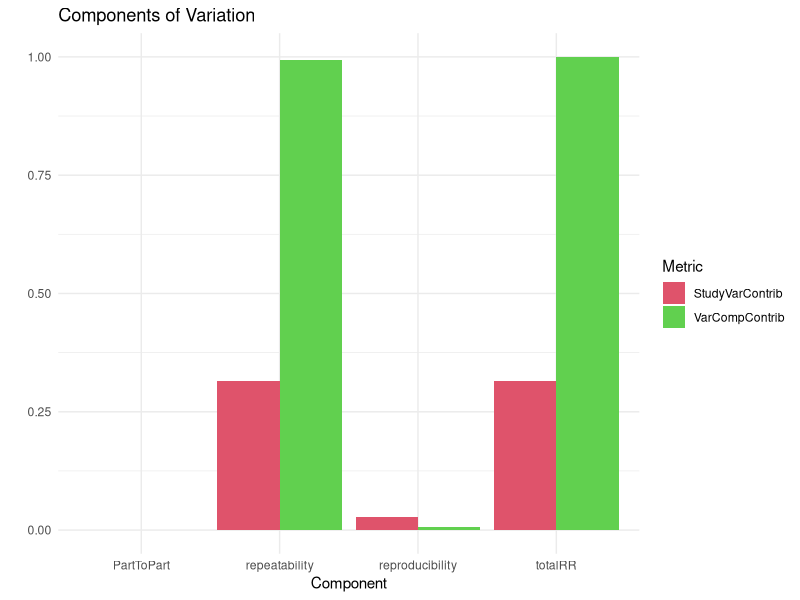
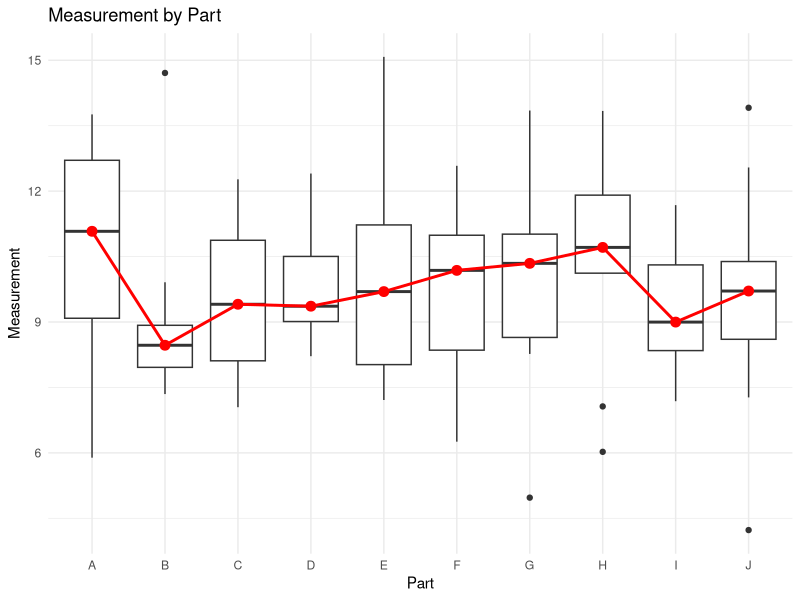
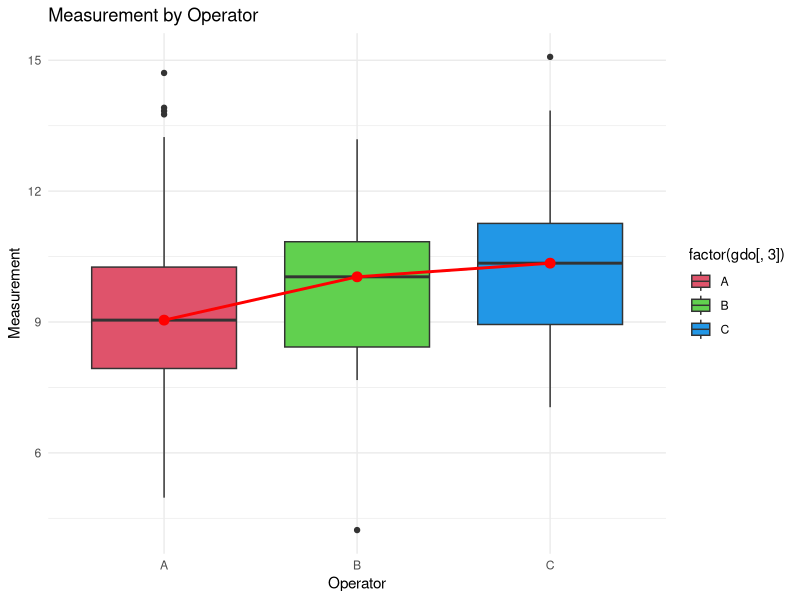
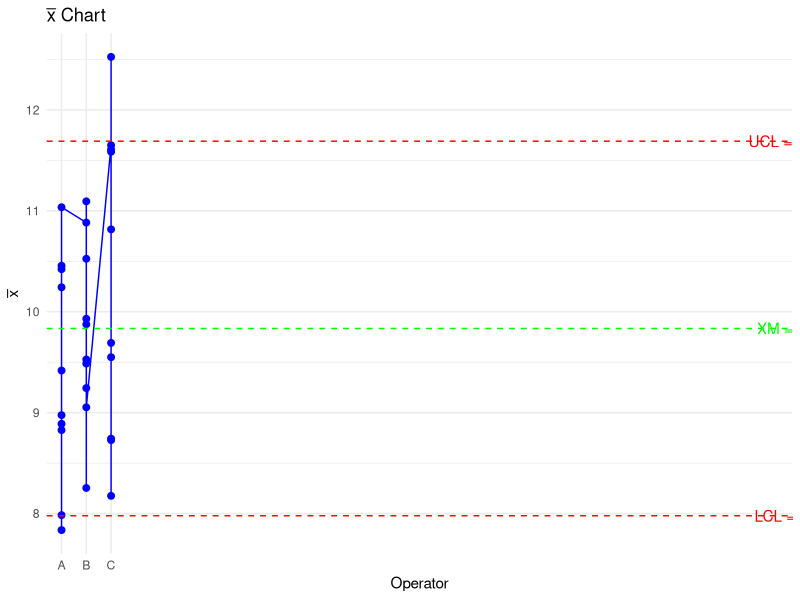

The R script that drew these images, in order:

library(R6)
.c4 = function(n) {
  if (n > 1 && n < 342)
    sqrt(2/(n - 1)) * (factorial(n/2 - 1)/factorial((n - 1)/2 - 1))
  else stop("n needs to be bigger than 1 and smaller than 342")
}
# Definición de la clase gageRR
gageRR <- R6Class("gageRR",
                  public = list(
                    X = NULL,
                    ANOVA = NULL,
                    RedANOVA = NULL,
                    method = NULL,
                    Estimates = NULL,
                    Varcomp = NULL,
                    Sigma = NULL,
                    GageName = NULL,
                    GageTolerance = NULL,
                    DateOfStudy = NULL,
                    PersonResponsible = NULL,
                    Comments = NULL,
                    b = NULL,
                    a = NULL,
                    y = NULL,
                    facNames = NULL,
                    numO = NULL,
                    numP = NULL,
                    numM = NULL,
                    initialize = function(X, ANOVA = NULL, RedANOVA = NULL, method = NULL, Estimates = NULL, Varcomp = NULL,
                                                                Sigma = NULL, GageName = NULL, GageTolerance = NULL, DateOfStudy = NULL,
                                                                PersonResponsible = NULL, Comments = NULL, b = NULL, a = NULL, y = NULL,
                                                                facNames = NULL, numO = NULL, numP = NULL, numM = NULL) {
                      self$X <- X
                      self$ANOVA <- ANOVA
                      self$RedANOVA <- RedANOVA
                      self$method <- method
                      self$Estimates <- Estimates
                      self$Varcomp <- Varcomp
                      self$Sigma <- Sigma
                      self$GageName <- GageName
                      self$GageTolerance <- GageTolerance
                      self$DateOfStudy <- DateOfStudy
                      self$PersonResponsible <- PersonResponsible
                      self$Comments <- Comments
                      self$b <- b
                      self$a <- a
                      self$y <- y
                      self$facNames <- facNames
                      self$numO <- numO
                      self$numP <- numP
                      self$numM <- numM
                    },
    show = function() {
      print(as.data.frame(self$X))
    },
    subset = function(i, j) {
      return(self$X[i, j])
    },
    summary = function() {
      if (all(is.na(self$X$Measurement))) {
        cat("Gage R&R Summary\n")
        cat("-----------------\n")
        cat("Method: ", self$method, "\n")
        cat("Sigma: ", self$Sigma, "\n")
        cat("Gage Name: ", self$GageName, "\n")
        cat("Gage Tolerance: ", self$GageTolerance, "\n")
        cat("Date of Study: ", self$DateOfStudy, "\n")
        cat("Person Responsible: ", self$PersonResponsible, "\n")
        cat("Comments: ", self$Comments, "\n")
        cat("Operators: ", self$numO, "\n")
        cat("Parts: ", self$numP, "\n")
        cat("Measurements per Part: ", self$numM, "\n")
      } else {
        cat("\n")
        cat("Operators:\t", self$numO, "\tParts:\t", self$numP, "\n")
        cat("Measurements:\t", self$numM, "\tTotal:\t", nrow(self$X), "\n")
        cat("----------\n")
      }
      return(invisible(self))
    },
    response = function() {
      return(self$X$Measurement)
    },
    replace_response = function(value) {
      self$X$Measurement = value
      return(self)
    },
    names = function() {
      return(names(as.data.frame(self)))
    },
    as_data_frame = function() {
      return(as.data.frame(self))
    },
    get_tolerance = function() {
      return(unlist(self$GageTolerance))
    },
    set_tolerance = function(value) {
      if (!is.numeric(value))
        stop("GageTolerance needs to be numeric")
      self$GageTolerance = value
      return(self)
    },
    get_sigma = function() {
      return(unlist(self$Sigma))
    },
    set_sigma = function(value) {
      if (!is.numeric(value))
        stop("Sigma needs to be numeric")
      self$Sigma = value
      return(self)
    }
                  )
)

.aip = function(x.factor, trace.factor, response, fun = mean, type = c("l", "p", "b"), legend = FALSE, trace.label = deparse(substitute(trace.factor)),
                fixed = FALSE, xlab = deparse(substitute(x.factor)), ylab = ylabel, ylim = range(cellNew, na.rm = TRUE), lty = nc:1, col = 1, pch = c(1L:9, 0, letters),
                xpd = NULL, leg.bg = par("bg"), leg.bty = "o", xtick = FALSE, xaxt = par("xaxt"), axes = TRUE, title = "", ...) {
  ylabel <- paste(deparse(substitute(fun)), "of ", deparse(substitute(response)))
  type <- match.arg(type)
  cellNew <- tapply(response, list(x.factor, trace.factor), fun)
  nr <- nrow(cellNew)
  nc <- ncol(cellNew)
  xvals <- 1L:nr
  if (is.ordered(x.factor)) {
    wn <- getOption("warn")
    options(warn = -1)
    xnm <- as.numeric(levels(x.factor))
    options(warn = wn)
    if (!any(is.na(xnm)))
      xvals <- xnm
  }
  xlabs <- rownames(cellNew)
  ylabs <- colnames(cellNew)
  nch <- max(sapply(ylabs, nchar, type = "width"))
  if (is.null(xlabs))
    xlabs <- as.character(xvals)
  if (is.null(ylabs))
    ylabs <- as.character(1L:nc)
  xlim <- range(xvals)
  xleg <- xlim[2L] + 0.05 * diff(xlim)
  xlim <- xlim + c(-0.2/nr, if (legend) 0.2 + 0.02 * nch else 0.2/nr) * diff(xlim)
  matplot(xvals, cellNew, ..., type = type, xlim = xlim, ylim = ylim, xlab = xlab, ylab = ylab, axes = axes, xaxt = "n", col = col, lty = lty, pch = pch)
  if (axes && xaxt != "n") {
    axisInt <- function(x, main, sub, lwd, bg, log, asp, ...) axis(1, x, ...)
    mgp. <- par("mgp")
    if (!xtick)
      mgp.[2L] <- 0
    axisInt(1, at = xvals, labels = xlabs, tick = xtick, mgp = mgp., xaxt = xaxt, ...)
  }
  if (legend) {
    legend("topright", legend = ylabs, title = title, col = col, pch = if (type %in% c("p", "b"))
      pch, lty = if (type %in% c("l", "b"))
        lty, bty = leg.bty, bg = leg.bg, inset = 0.02)
  }
  legend("topright", legend = ylabs, title = title, col = col, pch = if (type %in% c("p", "b"))
    pch, lty = if (type %in% c("l", "b"))
      lty, bty = leg.bty, bg = leg.bg, inset = c(-0.2, 0), xpd = TRUE)
  invisible()
}

gageRRDesign = function(Operators = 3, Parts = 10, Measurements = 3, method = "crossed", sigma = 6, randomize = TRUE) {
  # Validación de argumentos
  if (!is.numeric(sigma))
    stop("sigma needs to be numeric")
  if (method != "nested" && method != "crossed")
    stop("Unknown method specified. Use 'method = nested' or 'method = crossed'.")
  Measurements <- as.integer(Measurements)
  if (!is.numeric(Measurements) || Measurements <= 0)
    stop("Number of Measurements per Part must be a positive integer.")

  #method <- method  # Redundante, ya que se asigna como argumento

  opvec <- factor()
  partvec <- factor()
  #yName <- aName <- bName <- abName <- NA

  yName <- "Measurement"
  aName <- "Operator"
  bName <- "Part"
  abName <- "Operator:Part"

  Operators <- unique(Operators)
  Parts <- unique(Parts)

  if (is.numeric(Operators))
    opvec <- factor(LETTERS[1:Operators[1]])
  if (is.character(Operators))
    opvec <- factor(Operators)

  if (length(unique(opvec)) > 26)
    stop("Too many Operators!")
  if (length(unique(opvec)) < 2)
    stop("Not enough Operators")

  if (is.numeric(Parts))
    partvec <- factor(LETTERS[1:Parts[1]])
  if (is.character(Parts))
    partvec <- factor(Parts)

  if (length(unique(partvec)) > 26)
    stop("Too many Parts!")
  if (length(unique(partvec)) < 2)
    stop("Too few Parts")

  Measurement <- rep(NA, (length(opvec) * length(partvec) * Measurements))
  outFrame <- data.frame()

  if (method == "crossed") {
    temp <- expand.grid(opvec, partvec)
    o <- rep(temp[, 1], Measurements)
    p <- rep(temp[, 2], Measurements)
  } else {
    p <- rep(sort(rep(partvec, length(opvec))), Measurements)
    o <- (rep(opvec, length(Measurement) / length(opvec)))
    p <- p[order(o,p)]
    o <- o[order(o,p)]
  }

  if (randomize)
    outFrame <- data.frame(StandardOrder = 1:length(Measurement), RunOrder = sample(1:length(Measurement), length(Measurement)), Operator = factor(o), Part = factor(p), Measurement)
  else
    outFrame <- data.frame(StandardOrder = 1:length(Measurement), RunOrder = 1:length(Measurement), Operator = factor(o), Part = factor(p), Measurement)

  outFrame <- outFrame[order(outFrame$RunOrder), ]

  gageRRObj <- gageRR$new(
    X = outFrame,
    ANOVA = NULL,  # Proporcionar un valor predeterminado
    RedANOVA = NULL,  # Proporcionar un valor predeterminado
    method = method,
    Estimates = NULL,  # Proporcionar un valor predeterminado
    Varcomp = NULL,  # Proporcionar un valor predeterminado
    Sigma = sigma,
    GageName = NULL,  # Proporcionar un valor predeterminado
    GageTolerance = NULL,  # Proporcionar un valor predeterminado
    DateOfStudy = Sys.Date(),  # Proporcionar un valor predeterminado
    PersonResponsible = NULL,  # Proporcionar un valor predeterminado
    Comments = NULL,  # Proporcionar un valor predeterminado
    b = factor(p),
    a = factor(o),
    y = as.numeric(Measurement),
    facNames = c(yName, aName, bName, abName),
    numO = length(unique(opvec)),  # Número de operadores
    numP = length(unique(partvec)),  # Número de partes
    numM = Measurements  # Número de mediciones
  )

  return(gageRRObj)
}

gageRR_ = function(gdo, method = "crossed", sigma = 6, alpha = 0.25, DM = NULL, HM = NULL, tolerance = NULL, dig = 3, ...) {
  method <- method

  yName <- "Measurement"
  aName <- "Operator"
  bName <- "Part"

  abName <- if(method == "crossed") paste(aName, ":", bName, sep = "")
  else if(method == "nested") paste(bName, "(", aName, ")", sep = "")
  else NA

  bTobName <- paste(bName, "to", bName, sep = " ")

  if (is.null(tolerance)) tolerance <- gdo$get_tolerance()

  y <- gdo$X[[yName]]
  a <- gdo$X[[aName]]
  b <- gdo$X[[bName]]

  nestedFormula <- as.formula(paste(yName, "~", aName, "/", bName))
  crossedFormula <- as.formula(paste(yName, "~", aName, "*", bName))
  reducedFormula <- as.formula(paste(yName, "~", aName, "+", bName))

  if (method == "nested") {
    numA <- nlevels(a)
    numB <- nlevels(b)
    numMPP <- length(y) / (numB * numA)

    gdo$numO <- numA
    gdo$numP <- numB
    gdo$numM <- numMPP

    fit <- aov(nestedFormula, data = gdo$X)
    meanSq <- anova(fit)[, 3]

    gdo$ANOVA <- fit
    gdo$method <- "nested"

    MSa <- meanSq[1]
    MSab <- meanSq[2]
    MSe <- meanSq[3]

    Cerror <- MSe
    Cb <- (MSab - MSe) / numMPP
    Ca <- (MSa - MSab) / (numB * numMPP)

    if (Ca <= 0) Ca <- 0
    if (Cb <= 0) Cb <- 0

    Cab <- 0
    totalRR <- Ca + Cab + Cerror
    repeatability <- Cerror
    reproducibility <- Ca
    bTob <- Cb
    totalVar <- Cb + Ca + Cab + Cerror

    estimates <- list(Cb = Cb, Ca = Ca, Cab = Cab, Cerror = Cerror)
    varcomp <- list(totalRR = totalRR, repeatability = repeatability, reproducibility = reproducibility, bTob = bTob, totalVar = totalVar)

    gdo$Estimates <- estimates
    gdo$Varcomp <- varcomp
  }

  if (method == "crossed") {
    numA <- nlevels(a)
    numB <- nlevels(b)
    numMPP <- length(a) / (numA * numB)

    gdo$numO <- numA
    gdo$numP <- numB
    gdo$numM <- numMPP

    fit <- aov(crossedFormula, data = gdo$X)
    model <- anova(fit)

    gdo$ANOVA <- fit
    gdo$method <- "crossed"

    MSb <- MSa <- MSab <- MSe <- 0

    if (bName %in% row.names(model)) MSb <- model[bName, "Mean Sq"]
    else warning(paste("missing factor", bName, "in model"))

    if (aName %in% row.names(model)) MSa <- model[aName, "Mean Sq"]
    else warning(paste("missing factor", aName, "in model"))

    if (abName %in% row.names(model)) MSab <- model[abName, "Mean Sq"]
    else warning(paste("missing interaction", abName, "in model"))

    if ("Residuals" %in% row.names(model)) MSe <- model["Residuals", "Mean Sq"]
    else warning("missing Residuals in model")

    Cb <- Ca <- Cab <- Cerror <- 0

    Cb <- (MSb - MSab) / (numA * numMPP)
    Ca <- (MSa - MSab) / (numB * numMPP)
    Cab <- (MSab - MSe) / numMPP
    Cerror <- (MSe)

    gdo$RedANOVA <- gdo$ANOVA

    if ((Cab < 0) || (model[abName, "Pr(>F)"] >= alpha)) {
      redFit <- aov(reducedFormula, data = gdo$X)
      model <- anova(redFit)

      MSb <- MSa <- MSab <- MSe <- 0

      if (bName %in% row.names(model)) MSb <- model[bName, "Mean Sq"]
      else warning(paste("missing factor", bName, "in model"))

      if (aName %in% row.names(model)) MSa <- model[aName, "Mean Sq"]
      else warning(paste("missing factor", aName, "in model"))

      if ("Residuals" %in% row.names(model)) MSe <- model["Residuals", "Mean Sq"]
      else warning("missing Residuals in model")

      Cb <- Ca <- Cab <- Cerror <- 0

      Cb <- (MSb - MSe) / (numA * numMPP)
      Ca <- (MSa - MSe) / (numB * numMPP)
      Cab <- 0
      Cerror <- (MSe)

      gdo$RedANOVA <- redFit
    }

    gdo$method <- "crossed"
    Ca <- max(0, Ca)
    Cb <- max(0, Cb)
    Cab <- max(0, Cab)

    totalRR <- Ca + Cab + Cerror
    repeatability <- Cerror
    reproducibility <- Ca + Cab
    bTob <- max(0, Cb)
    totalVar <- Cb + Ca + Cab + Cerror

    estimates <- list(Cb = Cb, Ca = Ca, Cab = Cab, Cerror = Cerror)
    varcomp <- list(totalRR = totalRR, repeatability = repeatability, reproducibility = reproducibility, a = Ca, a_b = Cab, bTob = bTob, totalVar = totalVar)

    gdo$Estimates <- estimates
    gdo$Varcomp <- varcomp
  }

  cat("\n")
  cat(paste("AnOVa Table - ", gdo$method, "Design\n"))
  print(summary(gdo$ANOVA))
  cat("\n")
  cat("----------\n")

  if (!identical(gdo$RedANOVA, gdo$ANOVA) && gdo$method == "crossed") {
    cat(paste("AnOVa Table Without Interaction - ", gdo$method, "Design\n"))
    print(summary(gdo$RedANOVA))
    cat("\n")
    cat("----------\n")
  }

  Source <- names(gdo$Varcomp)
  Source[Source == "repeatability"] <- " repeatability"
  Source[Source == "reproducibility"] <- " reproducibility"
  Source[Source == "a_b"] <- paste("  ", abName)
  Source[Source == "a"] <- paste("  ", aName)
  Source[Source == "bTob"] <- bTobName

  VarComp <- round(as.numeric(gdo$Varcomp[c(1:length(gdo$Varcomp))]), 3)
  Contribution <- round(as.numeric(gdo$Varcomp[c(1:length(gdo$Varcomp))]) / as.numeric(gdo$Varcomp[length(gdo$Varcomp)]), 3)
  VarComp <- t(data.frame(gdo$Varcomp))
  VarCompContrib <- VarComp / gdo$Varcomp$totalVar
  Stdev <- sqrt(VarComp)
  StudyVar <- Stdev * gdo$Sigma
  StudyVarContrib <- StudyVar / StudyVar["totalVar", ]
  SNR <- 1
  ptRatio <- NULL
  temp <- NULL

  if ((length(gdo$GageTolerance) > 0) && (gdo$GageTolerance > 0)) {
    ptRatio <- StudyVar / gdo$GageTolerance
    temp <- data.frame(VarComp, VarCompContrib, Stdev, StudyVar, StudyVarContrib, ptRatio)
    names(temp)[6] <- c("P/T Ratio")
    row.names(temp) <- c(Source)
  } else {
    temp <- data.frame(VarComp, VarCompContrib, Stdev, StudyVar, StudyVarContrib)
    row.names(temp) <- c(Source)
  }

  cat("\n")
  cat("Gage R&R\n")
  tempout <- temp
  print(format(tempout, digits = dig))
  cat("\n")
  cat("---\n")
  cat(" * Contrib equals Contribution in %\n")

  SNRTemp <- sqrt(2) * (temp[bTobName, "Stdev"] / temp["totalRR", "Stdev"])
  if (SNRTemp > 1) SNR <- SNRTemp

  cat(paste(" **Number of Distinct Categories (truncated signal-to-noise-ratio) =", floor(SNR), "\n"))
  cat("\n")
  invisible(gdo)
}
setMethod("plot", signature(x = "gageRR"), function(x, y, main=NULL, xlab=NULL, ylab=NULL, col, lwd, fun = mean, ...) {
  library(ggplot2)
  gdo <- x$X
  yName <- x$facNames[1]
  aName <- x$facNames[2]
  bName <- x$facNames[3]
  abName <- paste(aName, ":", bName, sep = "")
  if (missing(col))
    col <- 2:(length(unique(gdo[, 3])) + 1)
  if (missing(lwd))
    lwd <- 1
  temp <- NULL
  Source <- names(x$Varcomp)
  VarComp <- round(as.numeric(x$Varcomp), 3)
  Contribution <- round(as.numeric(x$Varcomp) / as.numeric(x$Varcomp[length(x$Varcomp)]), 3)
  VarComp <- t(data.frame(x$Varcomp))
  VarCompContrib <- VarComp / x$Varcomp$totalVar
  Stdev <- sqrt(VarComp)
  StudyVar <- Stdev * x$Sigma
  StudyVarContrib <- StudyVar / sum(StudyVar)
  if ((length(x$GageTolerance) > 0) && (x$GageTolerance > 0)) {
    ptRatio <- StudyVar / x$GageTolerance
    temp <- data.frame(VarComp, VarCompContrib, Stdev, StudyVar, StudyVarContrib, ptRatio)
    contribFrame <- data.frame(VarCompContrib, StudyVarContrib, ptRatio)
    names(temp)[6] <- c("P/T Ratio")
    row.names(temp) <- c(Source)
    SNR <- sqrt(2 * (temp["bTob", "VarComp"] / temp["totalRR", "VarComp"]))
  } else {
    temp <- data.frame(VarComp, VarCompContrib, Stdev, StudyVar, StudyVarContrib)
    contribFrame <- data.frame(VarCompContrib, StudyVarContrib)
  }
  bTob <- paste(bName, "To", bName, sep = "")
  Source[Source == "bTob"] <- bTob
  row.names(contribFrame) <- Source
  if (x$method == "crossed")
    contribFrame <- contribFrame[-match(c("totalVar", "a", "a_b"), row.names(temp)), ]
  else contribFrame <- contribFrame[-match(c("totalVar"), row.names(temp)), ]

  # Convert data to long format for ggplot2
  contribFrame_long <- as.data.frame(contribFrame)
  contribFrame_long$Component <- rownames(contribFrame_long)
  contribFrame_long <- tidyr::gather(contribFrame_long, key = "Metric", value = "Value", -Component)

  # First plot: Components of Variation
  p1 <- ggplot(contribFrame_long, aes(x = Component, y = Value, fill = Metric)) +
    geom_bar(stat = "identity", position = "dodge") +
    labs(title = ifelse(is.null(main[1]), "Components of Variation", main[1]),
         x = ifelse(is.null(xlab[1]), "Component", xlab[1]),
         y = ifelse(is.null(ylab[1]), "", ylab[1])) +
    theme_minimal() +
    scale_fill_manual(values = col[1:nlevels(factor(contribFrame_long$Metric))])

  print(p1)

  if (x$method == "crossed") {
    # Second plot: y by b
    p2 <- ggplot(gdo, aes_string(x = bName, y = yName)) +
      geom_boxplot() +
      stat_summary(fun = median, geom = "line", aes(group = 1), color = "red", size = lwd) +
      stat_summary(fun = median, geom = "point", color = "red", size = 3) +
      labs(title = ifelse(is.null(main[2]), paste(yName, "by", bName), main[2]),
           x = ifelse(is.null(xlab[2]), bName, xlab[2]),
           y = ifelse(is.null(ylab[2]), yName, ylab[2])) +
      theme_minimal()

    print(p2)

    # Third plot: y by a
    p3 <- ggplot(gdo, aes_string(x = aName, y = yName)) +
      geom_boxplot(aes(fill = factor(gdo[, 3]))) +
      stat_summary(fun = median, geom = "line", aes(group = 1), color = "red", size = lwd) +
      stat_summary(fun = median, geom = "point", color = "red", size = 3) +
      labs(title = ifelse(is.null(main[3]), paste(yName, "by", aName), main[3]),
           x = ifelse(is.null(xlab[3]), aName, xlab[3]),
           y = ifelse(is.null(ylab[3]), yName, ylab[3])) +
      theme_minimal() +
      scale_fill_manual(values = col)

    print(p3)

    # Fourth plot: x-bar chart
    agg <- aggregate(gdo[, yName], list(gdo[, aName], gdo[, bName]), FUN = mean)
    xm <- mean(agg[, 3])
    aggSd <- aggregate(gdo[, yName], list(gdo[, bName], gdo[, aName]), FUN = sd)
    sm <- mean(aggSd[, 3])
    sgSize <- table(aggSd[, 2])[1]
    UCL <- xm + ((3 * sm) / (.c4(sgSize) * sqrt(sgSize)))
    LCL <- xm - ((3 * sm) / (.c4(sgSize) * sqrt(sgSize)))

    p4 <- ggplot(agg, aes(x = Group.1, y = x)) +
      geom_line(aes(group = 1), color = "blue") +
      geom_point(size = 2, color = "blue") +
      geom_hline(yintercept = xm, color = "green", linetype = "dashed") +
      geom_hline(yintercept = UCL, color = "red", linetype = "dashed") +
      geom_hline(yintercept = LCL, color = "red", linetype = "dashed") +
      labs(title = expression(paste(bar(x), " Chart")),
           x = aName,
           y = expression(bar(x))) +
      annotate("text", x = nrow(agg) + 0.5, y = UCL, label = paste("UCL =", round(UCL, 2)), color = "red") +
      annotate("text", x = nrow(agg) + 0.5, y = xm, label = paste("XM =", round(xm, 2)), color = "green") +
      annotate("text", x = nrow(agg) + 0.5, y = LCL, label = paste("LCL =", round(LCL, 2)), color = "red") +
  theme_minimal()

  print(p4)
  } else {
    # Second plot: y by a for nested method
    p2 <- ggplot(gdo, aes_string(x = aName, y = yName)) +
      geom_boxplot() +
      stat_summary(fun = median, geom = "line", aes(group = 1), color = "red", size = lwd) +
      stat_summary(fun = median, geom = "point", color = "red", size = 3) +
      labs(title = ifelse(is.null(main[2]), paste(yName, "by", aName), main[2]),
           x = ifelse(is.null(xlab[2]), aName, xlab[2]),
           y = ifelse(is.null(ylab[2]), yName, ylab[2])) +
      theme_minimal()

    print(p2)
  }
})

# Ejemplo de uso:
# Primero se debe crear un objeto de la clase 'gageRR'





mi_gageRR <- gageRR$new(
  X = data.frame(
    Operator = factor(c("A", "B", "C", "A", "B")),
    Part = factor(c("P1", "P1", "P2", "P2", "P3")),
    Measurement = c(10, 12, 11, 13, 9)
  ),
  ANOVA = NULL,  # Esto puede ser NULL inicialmente y luego calcularlo
  RedANOVA = NULL,  # Igual que ANOVA, puede ser NULL inicialmente
  method = "crossed",
  Estimates = list(),
  Varcomp = list(),
  Sigma = 0.5,
  GageName = "Gage1",
  GageTolerance = 0.1,
  DateOfStudy = "2024-05-15",
  PersonResponsible = "John Doe",
  Comments = "Sample gage R&R study",
  b = factor(c("A", "A", "B", "B", "C")),
  a = factor(c("P1", "P1", "P2", "P2", "P3")),
  y = c(10, 12, 11, 13, 9),
  facNames = c("Measurement", "Operator", "Part"),
  numO = 3,
  numP = 3,
  numM = 2
)

# Crear el objeto gageRRObj
design_example <- gageRRDesign(
  Operators = 3,
  Parts = 10,
  Measurements = 3,
  method = "crossed",
  sigma = 6,
  randomize = TRUE
)

# Crear un diseño para el estudio de Gage
design <- gageRRDesign(Operators = 3, Parts = 10, Measurements = 3, method = "crossed", sigma = 6, randomize = TRUE)
design$X$Measurement <- rnorm(nrow(design$X), mean = 10, sd = 2)

# Ejecutar la función gageRR_
result <- gageRR_(
  gdo = design,
  method = "crossed",   #  método "crossed"
  sigma = 6,            #  sigma
  alpha = 0.25,         # Nivel de significancia
  tolerance = NULL,     # Tolerancia
  dig = 3               # Número de dígitos a mostrar en los resultados
)
class(result)
plot(result)
